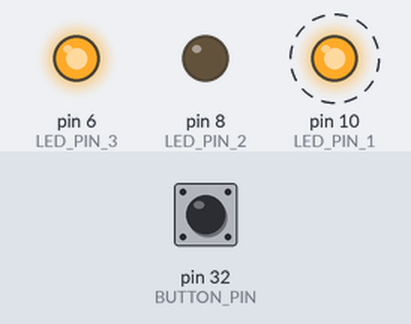
Recording of a sketch running on a simulated Arduino Mega 2560, built with avr-gcc and run on an emulated ATmega2560. Parts: output pins drawn as LEDs (lit = HIGH). Dashed ring = blinking. Inputs (shaded band) come from the test bench; at power-on: pin 32 (BUTTON_PIN) HIGH.

Above: at 1.2 s.
1.3 s: pin 32 (BUTTON_PIN) pulsed LOW 5 times (0.12 s each, 0.3 s apart)
At 1.87 s:
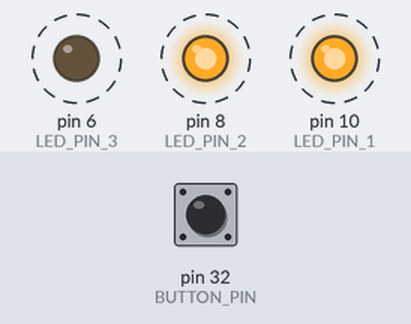
4.3 s: pin 32 (BUTTON_PIN) pulled LOW for 0.15 s
At 6.7 s:
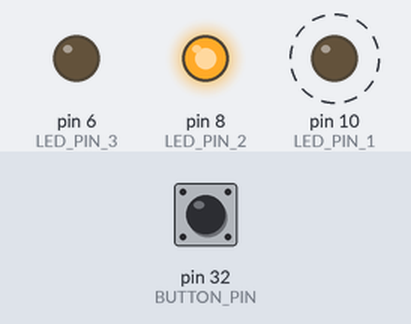
7.4 s: pin 32 (BUTTON_PIN) pulled LOW for 1 s
At 10.8 s:
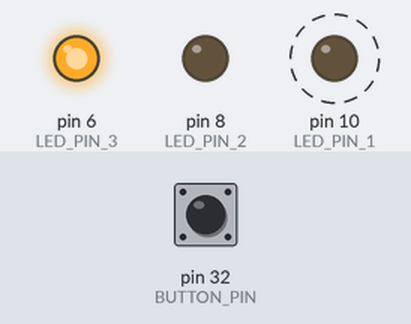
Timing chart, 0 to 17.4 s (numbered marks = the images above; inputs shaded):
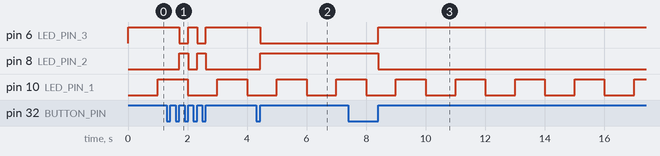

The sketch:

multitask_debounce.ino
```cpp
#define POTENTIOMETER A15
#define BUTTON_PIN 32

#define LED_PIN_1 10
#define LED_PIN_2 8
#define LED_PIN_3 6


unsigned long newBlinkTime = millis();
unsigned long newButtonTime = millis();
unsigned long blinkDelay = 1000;
unsigned long debounceDelay = 40;
unsigned long presentTime;

int LEDState = LOW;
byte ButtonState = 1;
int toggleLEDState = 1;


void setup() {
  Serial.begin(115200);
  Serial.setTimeout(10);
  pinMode(BUTTON_PIN, INPUT);

  pinMode(LED_PIN_1, OUTPUT);
  pinMode(LED_PIN_2, OUTPUT);
  pinMode(LED_PIN_3, OUTPUT);
  digitalWrite(LED_PIN_2, LOW );
  digitalWrite(LED_PIN_3, HIGH);

}

void loop() {
    //Blink pin at constant rate
  presentTime = millis();
  if ((presentTime - newBlinkTime) > blinkDelay){
    if (LEDState == LOW) {
      LEDState = HIGH;
    }
    else {
      LEDState = LOW;
    }
    digitalWrite(LED_PIN_1, LEDState);
    newBlinkTime += blinkDelay;
  }

  //toggle leds with button, first debounce button
  presentTime = millis();

  if ((presentTime - newButtonTime) > debounceDelay){
    byte newButtonState = digitalRead(BUTTON_PIN);
    if (newButtonState != ButtonState){
     if (newButtonState == HIGH) {
          if (toggleLEDState == 1){
            digitalWrite(LED_PIN_2, LOW);
            digitalWrite(LED_PIN_3, HIGH);
            toggleLEDState = 2;
          }
          else{
            digitalWrite(LED_PIN_2, HIGH);
            digitalWrite(LED_PIN_3, LOW);
            toggleLEDState = 1;
          }
      }
    ButtonState = newButtonState;
    newButtonTime = presentTime;
    }
  }
}
```

Measured:
- after the input at 1.3 s, pin 6 (LED_PIN_3): alternates HIGH for 0.30 s and LOW for 0.30 s, 4 changes in all, then stays HIGH, starting after 0.42 s; pin 8 (LED_PIN_2): alternates HIGH for 0.30 s and LOW for 0.30 s, 4 changes in all, then stays LOW, starting after 0.42 s
- after the input at 4.3 s, pin 6 (LED_PIN_3): HIGH → LOW after 0.15 s; pin 8 (LED_PIN_2): LOW → HIGH after 0.15 s
- after the input at 7.4 s, pin 6 (LED_PIN_3): LOW → HIGH after 1.0 s; pin 8 (LED_PIN_2): HIGH → LOW after 1.0 s
- by itself, pin 10 (LED_PIN_1): alternates HIGH for 1.0 s and LOW for 1.0 s
